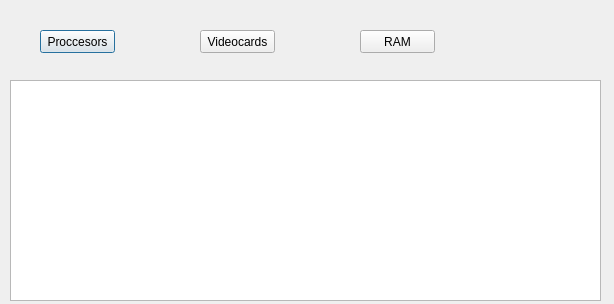
<?xml version="1.0" encoding="UTF-8"?>
<ui version="4.0">
 <class>Dialog</class>
 <widget class="QDialog" name="Dialog">
  <property name="geometry">
   <rect>
    <x>0</x>
    <y>0</y>
    <width>614</width>
    <height>304</height>
   </rect>
  </property>
  <property name="sizePolicy">
   <sizepolicy hsizetype="Fixed" vsizetype="Fixed">
    <horstretch>0</horstretch>
    <verstretch>0</verstretch>
   </sizepolicy>
  </property>
  <property name="windowTitle">
   <string>Dialog</string>
  </property>
  <widget class="QWidget" name="gridLayoutWidget">
   <property name="geometry">
    <rect>
     <x>10</x>
     <y>80</y>
     <width>591</width>
     <height>221</height>
    </rect>
   </property>
   <layout class="QGridLayout" name="gridLayout">
    <item row="0" column="0">
     <widget class="QTableWidget" name="tableWidget"/>
    </item>
   </layout>
  </widget>
  <widget class="QPushButton" name="pushButton">
   <property name="geometry">
    <rect>
     <x>40</x>
     <y>30</y>
     <width>75</width>
     <height>23</height>
    </rect>
   </property>
   <property name="text">
    <string>Proccesors</string>
   </property>
  </widget>
  <widget class="QPushButton" name="pushButton_2">
   <property name="geometry">
    <rect>
     <x>200</x>
     <y>30</y>
     <width>75</width>
     <height>23</height>
    </rect>
   </property>
   <property name="text">
    <string>Videocards</string>
   </property>
  </widget>
  <widget class="QPushButton" name="pushButton_3">
   <property name="geometry">
    <rect>
     <x>360</x>
     <y>30</y>
     <width>75</width>
     <height>23</height>
    </rect>
   </property>
   <property name="text">
    <string>RAM</string>
   </property>
  </widget>
 </widget>
 <resources/>
 <connections/>
</ui>
